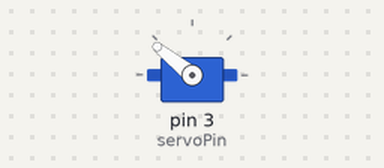
A sketch run on a simulated Arduino Uno, built with avr-gcc and run on an emulated ATmega328P. Shown: servo.

Above: at 0.05 s.
At 29.9 s:
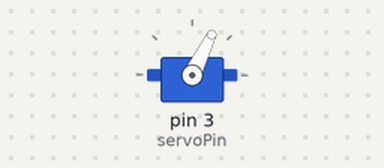
Timing chart, 0 to 39.0 s (numbered marks = the images above):
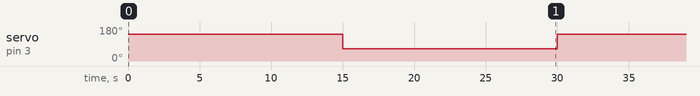

Measured:
- by itself, servo on pin 3 (servoPin): alternates 141° for 15.0 s and 64° for 15.0 s

The sketch:

ESC_Callibration.ino
```cpp
#include <Servo.h>

byte servoPin = 3;
Servo servo;

/*  Callibration Steps :
    1. Disconnect battery.
    2. Send this program to arduino via USB.
    3. Reset arduino then connect battery.
    4. Wait for proper beep sound then disconnect then reconnect the battery.
    5. Wait for finishing sound, then send your code to it.
*/

void setup() {
  servo.attach(servoPin);
}

void loop() {
  servo.writeMicroseconds(2000);
  delay(15000);
  servo.writeMicroseconds(1200);
  delay(15000);
}
```
